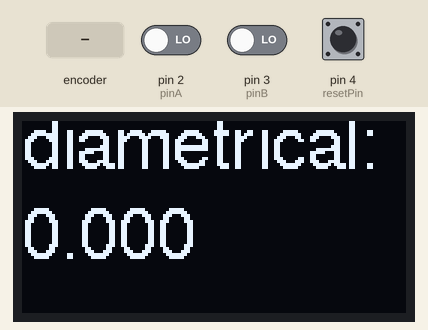
This sketch was run on a simulated Arduino Nano, built with avr-gcc and run on an emulated ATmega328P. Parts: 128×64 one-colour display. The test bench sets the inputs (shaded band); at power-on: pin 2 (pinA) LOW, pin 3 (pinB) LOW, pin 4 (resetPin) HIGH.

Above: at 1.2 s.
1.3 s: rotary encoder on pin 2 (pinA) / pin 3 (pinB) turned 3 steps (first pin leading)
At 2.5 s:
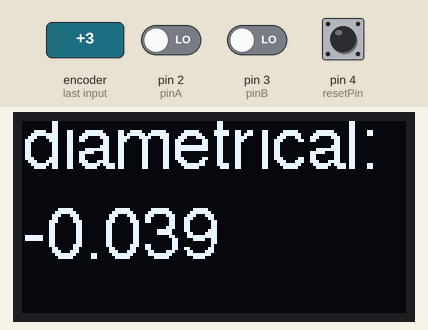
3.4 s: rotary encoder on pin 2 (pinA) / pin 3 (pinB) turned 1 step (first pin leading)
At 4.2 s:
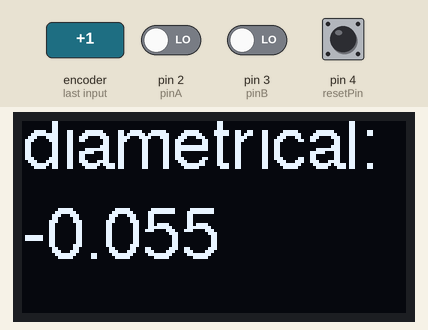
Timing chart, 0 to 6.4 s (numbered marks = the images above; inputs shaded):
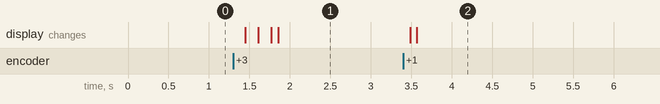

Measured:
- after the input at 1.3 s, the display: first changes after 0.15 s (image 1 shows a later state)
- after the input at 3.4 s, the display: first changes after 0.08 s (image 2 shows a later state)

The sketch:

AS5311_OLED1.3.ino
```cpp
//          W.Berggren Netherlands 19dec2025 changed sketch to use 1.3" OLED screen (was 0.9")
//AS5311 magnetic sensor. Magnetic tape 1mm polewidth (2mm N+S width) works with magnetic strip of SIKO
//works with arduino nano (Chinese clone) connections see below
//3 AA batteries (alkaline or rechargable, both work) on 5V input of arduino and AS5311
//10uF between 3.3V of AS5531 and ground (absolutely necessary to have a capacitor connected)
//200nF between 5V of AS5311 and ground
// progr pin and CSn pin and GND pin of AS5311 to GND and minus battery and GND of arduino
//_____________________________________________________________________________________
//  AS5311                               Arduino                       OLED
//  pin4 = A  -----------------------------D2                           |
//    5  = B  -----------------------------D3                           |
//    8  = GND to GND                       |                           |
//    9  = Prog to GND                      |                           |
//   14  = CSn to GND                       |                           |
//   18  = 3.3V via 10 uF to GND            |                           |
//   19  = 5V to Vin and via 100nF to GND   |                           |
//                                         D4 via reset button to GND   |
//                                         A4--------------------------SDA
//                                         A5--------------------------SCL
//                                         GND to GND                   |
//                                         Vin to Vin                   |
//                                                                     GND to GND
//                                                                     Vcc to Vin
//______________________________________________________________________________

#include <Wire.h>
#include <Adafruit_GFX.h>
#include<Fonts/FreeSans12pt7b.h>
#include<Fonts/FreeSans18pt7b.h>
#include<Adafruit_SH110X.h>
#define i2c_Address 0x3c
#define SCREEN_WIDTH 128
#define SCREEN_HEIGHT 64
#define OLED_RESET -1    // No reset pin, shared with microcontroller reset

Adafruit_SH1106G display = Adafruit_SH1106G(SCREEN_WIDTH, SCREEN_HEIGHT, &Wire, OLED_RESET);

// AS5311 Quadrature pins
const int pinA = 2; // Must be interrupt-capable pin
const int pinB = 3; // Also interrupt-capable

// Reset (zero) button
const int resetPin = 4;

// Position and zero offset
volatile long position = 0;
volatile long zeroOffset = 0;

// Debounce variables
unsigned long lastDebounceTime = 0;
unsigned long debounceDelay = 50;
bool lastButtonState = HIGH;
//_______________________________________________________________________
void setup() {
  pinMode(pinA, INPUT);
  pinMode(pinB, INPUT);
  pinMode(resetPin, INPUT_PULLUP);

 // Initialize OLED
  display.clearDisplay();
  display.begin(i2c_Address, true);
  display.setFont(&FreeSans12pt7b);
  display.setTextColor(SH110X_WHITE);

  // Attach interrupts for quadrature decoding
  attachInterrupt(digitalPinToInterrupt(pinA), handleEncoderA, CHANGE);
  attachInterrupt(digitalPinToInterrupt(pinB), handleEncoderB, CHANGE);
}
//____________________________________________________________________
void loop() {
  // Button debounce & zero logic
  bool buttonState = digitalRead(resetPin);
  if (buttonState == LOW && lastButtonState == HIGH) {
    unsigned long currentTime = millis();
    if ((currentTime - lastDebounceTime) > debounceDelay) {
      zeroOffset = position;
      lastDebounceTime = currentTime;
    }
  }
  lastButtonState = buttonState;

  float currentMeasurement;
  float meetwaarde;
  noInterrupts();
  currentMeasurement = position - zeroOffset;
  interrupts();

  // Display measurement
  display.clearDisplay();
  display.setCursor(0, 15);
  //display.setFont(&FreeSans12pt7b);
  display.print("diametrical:");
  display.setCursor(0, 45);
  //display.setFont(&FreeSans18pt7b);
  //meetwaarde = currentMeasurement/512;
  meetwaarde = currentMeasurement/256;
  display.print(meetwaarde, 3);
  display.display();

  delay(50);
}

// Quadrature decoding
void handleEncoderA() {
  bool A = digitalRead(pinA);
  bool B = digitalRead(pinB);

  if (A == B) position++;
  else position--;
}

void handleEncoderB() {
  bool A = digitalRead(pinA);
  bool B = digitalRead(pinB);

  if (A != B) position++;
  else position--;
}
```
